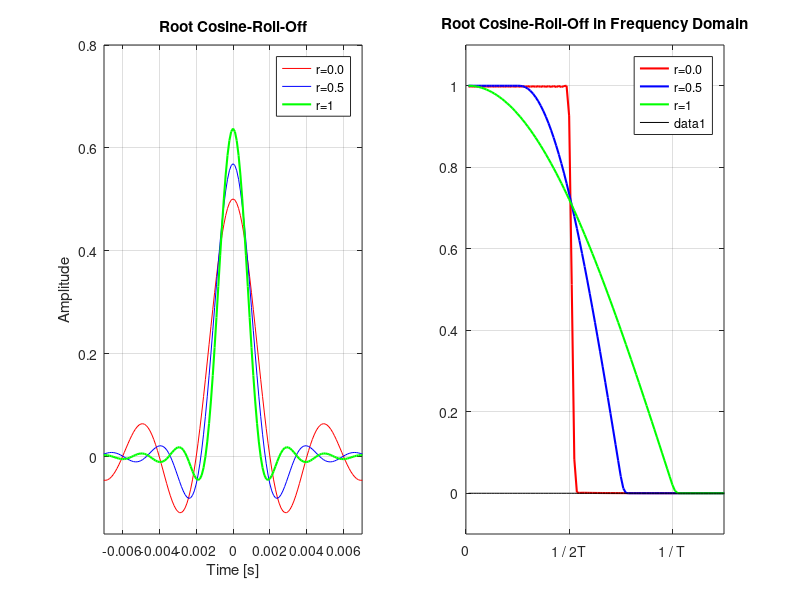

This chart was generated by the following MATLAB code:
%% Root Raised-Cosine FIR filter
% 
% Copyright 2007 Telecommunications Lab
% $Revision: 1.0 $ $Date: 2007/06/21 12:45:07 $

%%
% 
Fs = 10000;                               % Sampling frequency 50000 Hz
T = 2/1000;                               % Symbol time interval [s].
t = -40*T:1/Fs:40*T;                      % Time vector (sampling intervals)
t = t+0.00000001;                         % Otherwise, the denominator would be zero at t=0
f = 0:1/Fs:2;
r = 0;                                    % Roll-off factor

% Root Raised-Cosine FIR filter
for k=1:3
p(k,:) = 11.2*T*((4*r*cos(pi*t/T*(1+r))+(T./t).*sin(pi*(t/T)*(1-r))))./((1-(4*r*(t/T)).^2)*pi*sqrt(T)); %normed on the viewed region
r=r+0.5;
end

% Plotting

subplot(1,2,1);plot(t,p(1,:),'r',t,p(2,:),'b',t,p(3,:),'g','LineWidth',1.5);axis([-7*10^(-3) 7*10^(-3) -.15 .8]);hold on;grid on;xlabel('Time [s]');ylabel('Amplitude');
legend('r=0.0','r=0.5','r=1');title('Root Cosine-Roll-Off');

% Cosine-Roll-Off frequency response
for i=1:3
P(i,:)=abs(fft(p(i,:).*(hamming(length(p(i,:))))'));
end

% Plotting
subplot(1,2,2);plot(P(1,:)/max(P(1,:)),'r','LineWidth',1.5);hold on;plot(P(2,:)/max(P(2,:)),'b','LineWidth',1.5);hold on;plot(P(3,:)/max(P(3,:)),'g','LineWidth',1.5);
legend('r=0.0','r=0.5','r=1');title('Root Cosine-Roll-Off in Frequency Domain');
hold on;
axis([0 100 -.1 1.1]);
set(gca,'XTick',[0:40:100]);
set(gca,'XTickLabel',['     0';'1 / 2T';'1 / T ';'      ';'      ';'      ';'      '])
f(1:length(P(1,:)))=0;
line(1:length(f),f,'color','k');
grid on;
hold off;